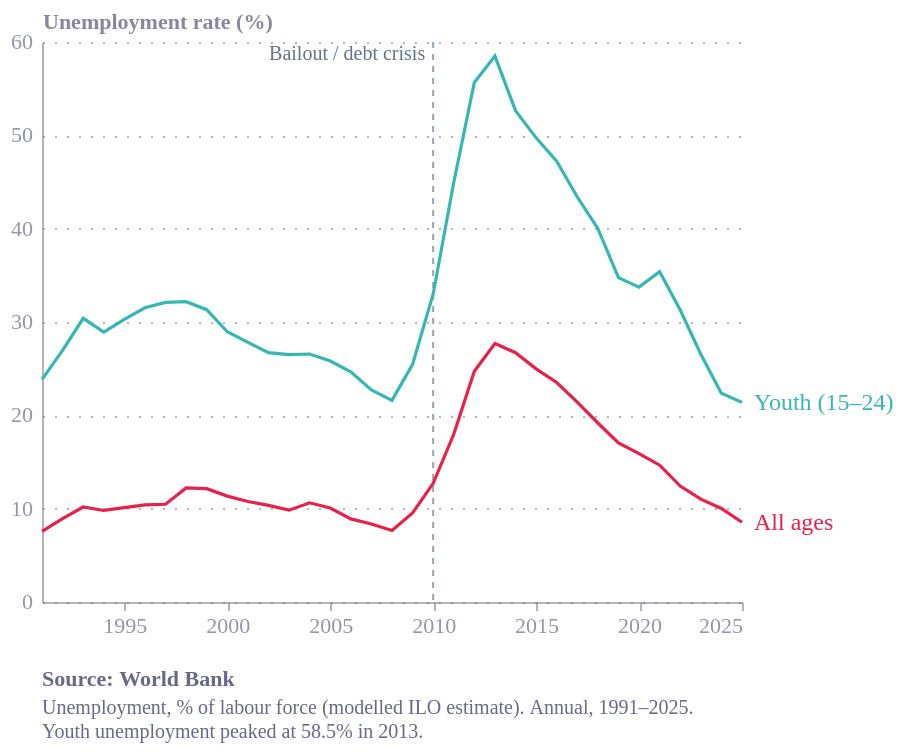

Express this chart as Vega-Lite.
### Vega-Lite specification from a JSON file in a GitHub repository (floating-point values rounded to 4 significant figures)
{"config": {"font": "Circular Std", "text": {"color": "#676A86", "align": "left", "baseline": "middle", "dx": 7, "dy": 0, "fontSize": 11}, "view": {"stroke": "transparent", "continuousWidth": 400, "continuousHeight": 300, "discreteWidth": 400, "discreteHeight": 300, "fill": "transparent"}, "range": {"category": ["#36B7B4", "#E6224B", "#F4C245", "#0063AF", "#00A767", "#179FDB", "#EB5C2E"], "diverging": ["#E6224B", "#E54753", "#C9C9C9", "#179FDB", "#122B39"], "heatmap": ["#C9C9C9", "#179FDB", "#0063AF", "#122B39"], "ordinal": ["#00A767", "#36B7B4", "#179FDB", "#0063AF", "#243B5A"]}, "bar": {"color": "#179fdb"}, "line": {"color": "#e6224b"}, "rule": {"color": "#676A86"}, "area": {"opacity": 0.3}, "point": {"filled": true, "size": 80, "color": "#e6224b", "opacity": 0.95}, "geoshape": {"stroke": "white", "strokeWidth": 0.3}, "rect": {"fill": "#d6d4d4", "opacity": 0.3}, "axis": {"labelColor": "#676A86", "labelFontSize": 11, "labelFont": "Circular Std", "labelOpacity": 0.7, "tickColor": "#676A86", "tickOpacity": 0.5, "domainColor": "#676A86", "domainOpacity": 0.5, "gridColor": "#676A86", "gridDash": [2, 2], "gridOpacity": 0.5, "title": null, "titleColor": "#676A86", "titleOpacity": 0.8, "tickSize": 4}, "axisXDiscrete": {"grid": false, "labelAngle": 0, "tickCount": 10, "tickOpacity": 0.5, "title": null}, "axisYDiscrete": {"ticks": false, "labelPadding": 5}, "axisXTemporal": {"grid": false, "ticks": true}, "axisXQuantitative": {"grid": true}, "axisYQuantitative": {"gridColor": "#676A86", "gridDash": [1, 5], "gridOpacity": 0.5, "ticks": false, "labelPadding": 5, "tickCount": 8, "titleAngle": 0, "titleAlign": "left", "titleBaseline": "bottom", "titleX": 0, "titleY": -5}, "title": {"color": "#676A86E6", "subtitleColor": "#676A86", "font": "Circular Std", "subtitleFont": "Circular Std", "anchor": "start", "fontSize": 14, "subtitleFontSize": 12, "subtitlePadding": 4, "offset": 0, "frame": "group"}, "legend": {"titleColor": "#122b39", "title": null, "labelColor": "#122b39", "labelFontSize": 11}, "background": "white"}, "layer": [{"mark": {"type": "rule", "color": "#94a3b8", "strokeDash": [3, 3], "strokeWidth": 1}, "encoding": {"x": {"field": "date", "type": "temporal"}}}, {"mark": {"type": "text", "align": "right", "color": "#64748b", "dx": -4, "dy": -4, "fontSize": 10}, "encoding": {"text": {"field": "label", "type": "nominal"}, "x": {"field": "date", "type": "temporal"}, "y": {"value": 10}}}, {"data": {"name": "data-59cb8c452dcdb628de4f108358e6f43a"}, "mark": {"type": "line", "strokeWidth": 1.6}, "encoding": {"color": {"field": "series", "legend": null, "scale": {"domain": ["Youth (15–24)", "All ages"]}, "type": "nominal"}, "x": {"axis": {"format": "%Y", "tickCount": 8}, "field": "date", "title": null, "type": "temporal"}, "y": {"field": "rate", "scale": {"zero": true}, "title": "Unemployment rate (%)", "type": "quantitative"}}}, {"data": {"name": "data-59cb8c452dcdb628de4f108358e6f43a"}, "mark": {"type": "text", "align": "left", "dx": 6, "fontSize": 12}, "encoding": {"color": {"field": "series", "legend": null, "scale": {"domain": ["Youth (15–24)", "All ages"]}, "type": "nominal"}, "text": {"field": "series", "type": "nominal"}, "x": {"aggregate": {"argmax": "date"}, "field": "date", "type": "temporal"}, "y": {"aggregate": {"argmax": "date"}, "field": "rate", "type": "quantitative"}}}], "data": {"name": "data-eec4d0e1c8ca3a597bb1bad794ea943f"}, "height": 280, "title": {"text": "Source: World Bank", "anchor": "start", "color": "#676A86", "dy": 12, "fontSize": 11, "orient": "bottom", "subtitle": ["Unemployment, % of labour force (modelled ILO estimate). Annual, 1991–2025.", "Youth unemployment peaked at 58.5% in 2013."], "subtitleColor": "#676A86", "subtitleFontSize": 10}, "width": 350, "$schema": "https://vega.github.io/schema/vega-lite/v6.4.1.json", "datasets": {"data-eec4d0e1c8ca3a597bb1bad794ea943f": [{"date": "2010-01-01T00:00:00", "label": "Bailout / debt crisis"}], "data-59cb8c452dcdb628de4f108358e6f43a": [{"year": 1991, "rate": 23.86, "series": "Youth (15–24)", "date": "1991-01-01T00:00:00"}, {"year": 1992, "rate": 26.96, "series": "Youth (15–24)", "date": "1992-01-01T00:00:00"}, {"year": 1993, "rate": 30.39, "series": "Youth (15–24)", "date": "1993-01-01T00:00:00"}, {"year": 1994, "rate": 28.93, "series": "Youth (15–24)", "date": "1994-01-01T00:00:00"}, {"year": 1995, "rate": 30.27, "series": "Youth (15–24)", "date": "1995-01-01T00:00:00"}, {"year": 1996, "rate": 31.52, "series": "Youth (15–24)", "date": "1996-01-01T00:00:00"}, {"year": 1997, "rate": 32.1, "series": "Youth (15–24)", "date": "1997-01-01T00:00:00"}, {"year": 1998, "rate": 32.18, "series": "Youth (15–24)", "date": "1998-01-01T00:00:00"}, {"year": 1999, "rate": 31.32, "series": "Youth (15–24)", "date": "1999-01-01T00:00:00"}, {"year": 2000, "rate": 28.96, "series": "Youth (15–24)", "date": "2000-01-01T00:00:00"}, {"year": 2001, "rate": 27.82, "series": "Youth (15–24)", "date": "2001-01-01T00:00:00"}, {"year": 2002, "rate": 26.71, "series": "Youth (15–24)", "date": "2002-01-01T00:00:00"}, {"year": 2003, "rate": 26.5, "series": "Youth (15–24)", "date": "2003-01-01T00:00:00"}, {"year": 2004, "rate": 26.57, "series": "Youth (15–24)", "date": "2004-01-01T00:00:00"}, {"year": 2005, "rate": 25.81, "series": "Youth (15–24)", "date": "2005-01-01T00:00:00"}, {"year": 2006, "rate": 24.66, "series": "Youth (15–24)", "date": "2006-01-01T00:00:00"}, {"year": 2007, "rate": 22.73, "series": "Youth (15–24)", "date": "2007-01-01T00:00:00"}, {"year": 2008, "rate": 21.61, "series": "Youth (15–24)", "date": "2008-01-01T00:00:00"}, {"year": 2009, "rate": 25.47, "series": "Youth (15–24)", "date": "2009-01-01T00:00:00"}, {"year": 2010, "rate": 33.01, "series": "Youth (15–24)", "date": "2010-01-01T00:00:00"}, {"year": 2011, "rate": 44.95, "series": "Youth (15–24)", "date": "2011-01-01T00:00:00"}, {"year": 2012, "rate": 55.66, "series": "Youth (15–24)", "date": "2012-01-01T00:00:00"}, {"year": 2013, "rate": 58.49, "series": "Youth (15–24)", "date": "2013-01-01T00:00:00"}, {"year": 2014, "rate": 52.65, "series": "Youth (15–24)", "date": "2014-01-01T00:00:00"}, {"year": 2015, "rate": 49.73, "series": "Youth (15–24)", "date": "2015-01-01T00:00:00"}, {"year": 2016, "rate": 47.22, "series": "Youth (15–24)", "date": "2016-01-01T00:00:00"}, {"year": 2017, "rate": 43.39, "series": "Youth (15–24)", "date": "2017-01-01T00:00:00"}, {"year": 2018, "rate": 40.01, "series": "Youth (15–24)", "date": "2018-01-01T00:00:00"}, {"year": 2019, "rate": 34.75, "series": "Youth (15–24)", "date": "2019-01-01T00:00:00"}, {"year": 2020, "rate": 33.74, "series": "Youth (15–24)", "date": "2020-01-01T00:00:00"}, {"year": 2021, "rate": 35.39, "series": "Youth (15–24)", "date": "2021-01-01T00:00:00"}, {"year": 2022, "rate": 31.29, "series": "Youth (15–24)", "date": "2022-01-01T00:00:00"}, {"year": 2023, "rate": 26.54, "series": "Youth (15–24)", "date": "2023-01-01T00:00:00"}, {"year": 2024, "rate": 22.38, "series": "Youth (15–24)", "date": "2024-01-01T00:00:00"}, {"year": 2025, "rate": 21.39, "series": "Youth (15–24)", "date": "2025-01-01T00:00:00"}, {"year": 1991, "rate": 7.572, "series": "All ages", "date": "1991-01-01T00:00:00"}, {"year": 1992, "rate": 8.927, "series": "All ages", "date": "1992-01-01T00:00:00"}, {"year": 1993, "rate": 10.18, "series": "All ages", "date": "1993-01-01T00:00:00"}, {"year": 1994, "rate": 9.808, "series": "All ages", "date": "1994-01-01T00:00:00"}, {"year": 1995, "rate": 10.12, "series": "All ages", "date": "1995-01-01T00:00:00"}, {"year": 1996, "rate": 10.4, "series": "All ages", "date": "1996-01-01T00:00:00"}, {"year": 1997, "rate": 10.47, "series": "All ages", "date": "1997-01-01T00:00:00"}, {"year": 1998, "rate": 12.23, "series": "All ages", "date": "1998-01-01T00:00:00"}, {"year": 1999, "rate": 12.14, "series": "All ages", "date": "1999-01-01T00:00:00"}, {"year": 2000, "rate": 11.35, "series": "All ages", "date": "2000-01-01T00:00:00"}, {"year": 2001, "rate": 10.76, "series": "All ages", "date": "2001-01-01T00:00:00"}, {"year": 2002, "rate": 10.35, "series": "All ages", "date": "2002-01-01T00:00:00"}, {"year": 2003, "rate": 9.839, "series": "All ages", "date": "2003-01-01T00:00:00"}, {"year": 2004, "rate": 10.63, "series": "All ages", "date": "2004-01-01T00:00:00"}, {"year": 2005, "rate": 10.07, "series": "All ages", "date": "2005-01-01T00:00:00"}, {"year": 2006, "rate": 8.906, "series": "All ages", "date": "2006-01-01T00:00:00"}, {"year": 2007, "rate": 8.351, "series": "All ages", "date": "2007-01-01T00:00:00"}, {"year": 2008, "rate": 7.664, "series": "All ages", "date": "2008-01-01T00:00:00"}, {"year": 2009, "rate": 9.546, "series": "All ages", "date": "2009-01-01T00:00:00"}, {"year": 2010, "rate": 12.72, "series": "All ages", "date": "2010-01-01T00:00:00"}, {"year": 2011, "rate": 17.97, "series": "All ages", "date": "2011-01-01T00:00:00"}, {"year": 2012, "rate": 24.73, "series": "All ages", "date": "2012-01-01T00:00:00"}, {"year": 2013, "rate": 27.69, "series": "All ages", "date": "2013-01-01T00:00:00"}, {"year": 2014, "rate": 26.71, "series": "All ages", "date": "2014-01-01T00:00:00"}, {"year": 2015, "rate": 24.98, "series": "All ages", "date": "2015-01-01T00:00:00"}, {"year": 2016, "rate": 23.51, "series": "All ages", "date": "2016-01-01T00:00:00"}, {"year": 2017, "rate": 21.41, "series": "All ages", "date": "2017-01-01T00:00:00"}, {"year": 2018, "rate": 19.18, "series": "All ages", "date": "2018-01-01T00:00:00"}, {"year": 2019, "rate": 17.05, "series": "All ages", "date": "2019-01-01T00:00:00"}, {"year": 2020, "rate": 15.9, "series": "All ages", "date": "2020-01-01T00:00:00"}, {"year": 2021, "rate": 14.66, "series": "All ages", "date": "2021-01-01T00:00:00"}, {"year": 2022, "rate": 12.43, "series": "All ages", "date": "2022-01-01T00:00:00"}, {"year": 2023, "rate": 11.02, "series": "All ages", "date": "2023-01-01T00:00:00"}, {"year": 2024, "rate": 10.02, "series": "All ages", "date": "2024-01-01T00:00:00"}, {"year": 2025, "rate": 8.54, "series": "All ages", "date": "2025-01-01T00:00:00"}]}}
